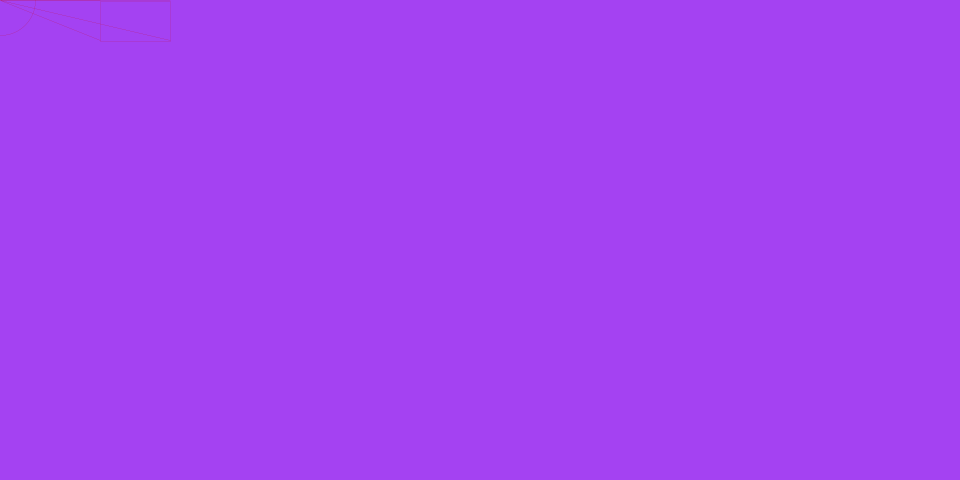
Frame 1 (no input)
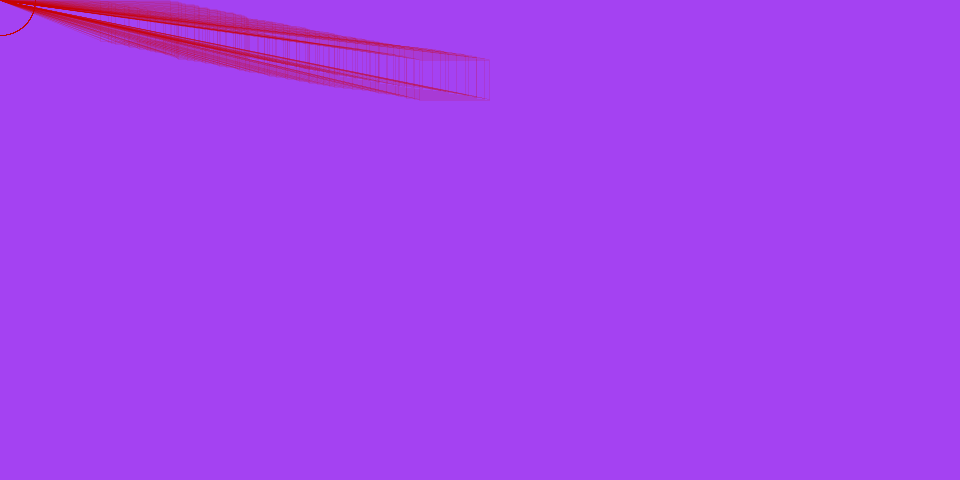
Frame 60 (the mouse pressed at the canvas centre just before this capture)
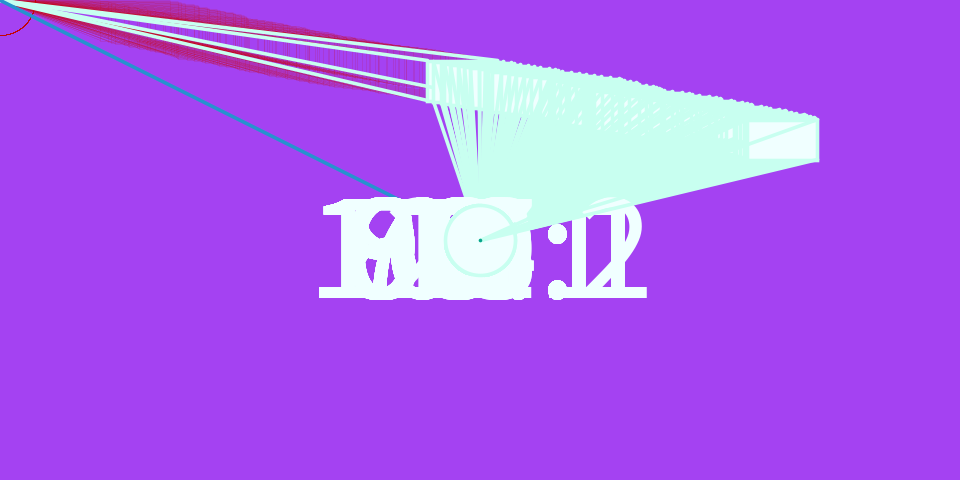
Frame 120 (the mouse held since frame 60 and released just before this capture)

The Processing sketch that drew these frames (run headless with seeded random() and noise(); from frame 60 on, the mouse is pressed at the canvas centre):

// Processing sketch: processing_69420
// ── processing_69420.pde

//HW4 Computing for the Arts with Processing
//Copyright 2012 Tony Zhang
//keyboard input: Spacebar to speed up, shift and control to change the width and height of the "brush," respectively, and enter to start over with a new background color.
//mouse input: Click and drag to reveal framecounter and to change stroke opacity. Move mouse around to change stroke color and stroke weight.

float x,y,wd,ht,value;

void setup()
{
  size(960,480);
  smooth();
  frameRate(120);
  x=100;
  y=0;
  wd=70;
  ht=40;
  value=0;
  textSize(155);
  noCursor();
  background(random(255),random(255),random(255),random(255));
}

void draw()
{
//rectangle
fill(mouseY,mouseX,value,value);
stroke(200,mouseX,mouseY);
strokeWeight(mouseY*.015);
rect(x%width,frameCount%height,wd,ht);

//framecounter
textAlign(CENTER);
text(frameCount+":"+frameCount/60,width*.5,height*.62);

//mouse tracking
ellipse(mouseX, mouseY, wd, wd);
line(x%width, y%height, pmouseX, pmouseY); 
line((x+(wd))%width, (y+ht)%height, pmouseX, pmouseY);
line(x%width, (y+ht)%height, pmouseX, pmouseY);
line((x+(wd))%width, y%height, pmouseX, pmouseY);

//movement
y=y+1;
x=x+random(10);

//pen
stroke(random(0,255),random(0,255),random(0,255));
line(mouseX,mouseY,pmouseX,pmouseY);
}

void mousePressed() {
  if(value == 0) {
    value = 255;
  } else {
    value = 0;
  }
}

void mouseReleased() {
  if(value == 0) {
    value = 255;
  } else {
    value = 0;
  }
}

void mouseDragged() 
{
  value = value + 5;
  if (value > 255) {
    value = 0;
  }
}

void keyPressed()
{
  if (key == ' ')
  {
    x=x+10;
  }
  if (keyCode == SHIFT)
  {
    wd = random(50,150);
  }
  if (keyCode == CONTROL)
  {
    ht = random(10,70);
  }
  if (key == ENTER)
  {
    background(random(255),random(255),random(255),random(255));
  }
}
